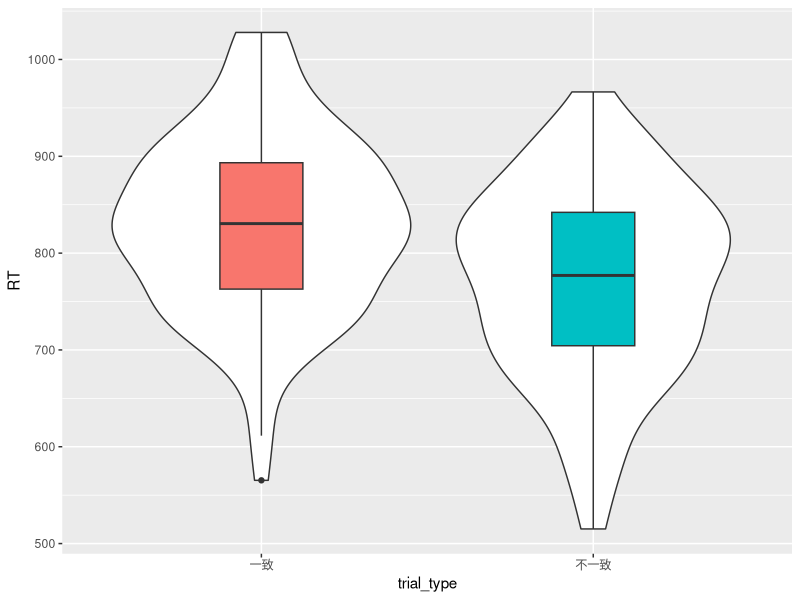
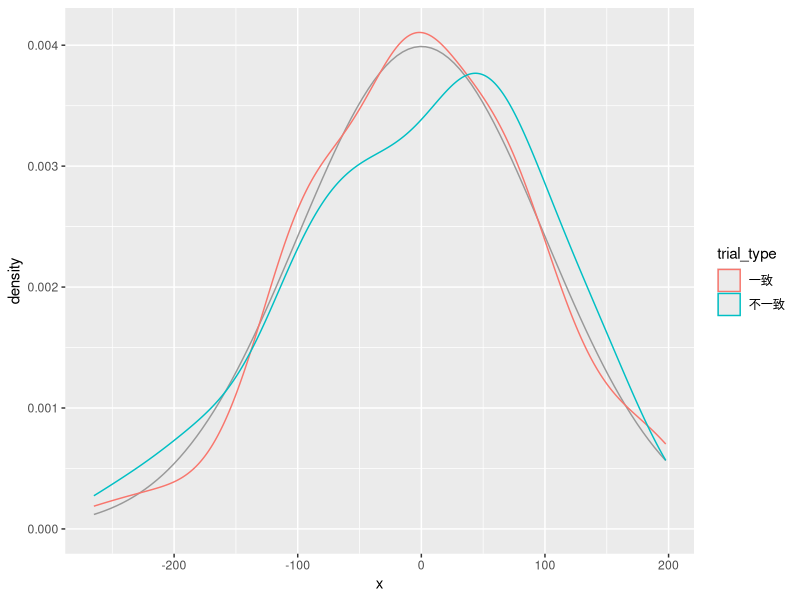
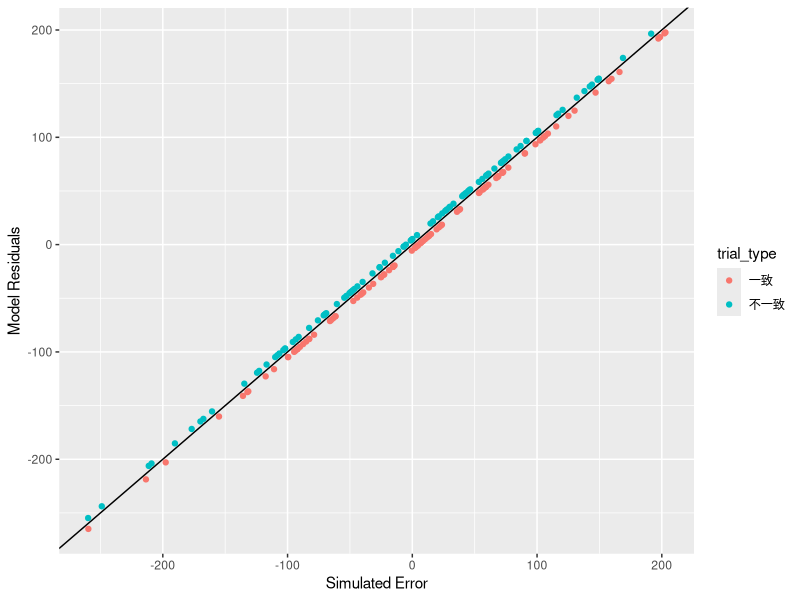
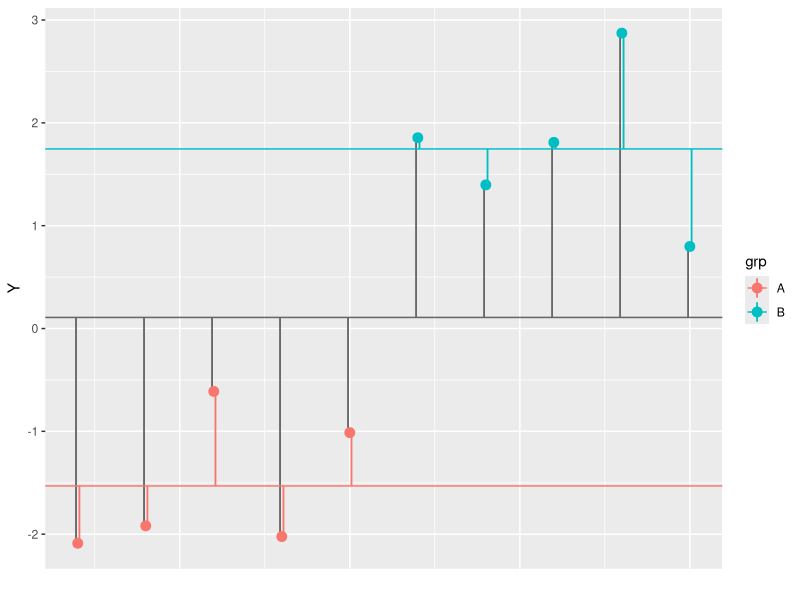

These figures' R source, in order:
## ---- chunk 1
# libraries needed for these examples
library(tidyverse)
library(dplyr)
set.seed(8675309) # makes sure random numbers are reproducible
## ---- chunk 2
n_per_grp <- 100
mu <- 800 # average RT
effect <- 50 # average difference between congruent and incongruent trials
error_sd <- 100 # standard deviation of the error term 
trial_types <- c("一致" = 0.5, "不一致" = -0.5) # effect code  獨變項/線性模型因子，向量數值是層次
## ---- chunk 3
dat <- data.frame(
  trial_type = rep(names(trial_types), each = n_per_grp) ## 注意重覆的數值是characters
) %>%
  mutate(
    trial_type.e = recode(trial_type, !!!trial_types),  ## 見以下說明
    error = rnorm(nrow(.), 0, error_sd),
    RT = mu + effect*trial_type.e + error
  )

glimpse(dat)
## ---- chunk 4
ggplot(dat, aes(trial_type, RT)) + ## 繪圖成分未包括'error'
  geom_violin() +
  geom_boxplot(aes(fill = trial_type), 
               width = 0.25, show.legend = FALSE)
## ---- chunk 5
my_lm <- lm(RT ~ trial_type.e, data = dat) 

summary(my_lm)
## ---- chunk 6
res <- residuals(my_lm)

ggplot(dat) + 
  stat_function(aes(0), color = "grey60",
                fun = dnorm, n = 101,
                args = list(mean = 0, sd = error_sd)) +
  geom_density(aes(res, color = trial_type))
  
## ---- chunk 7
ggplot(dat) +
  geom_abline(slope = 1) +
  geom_point(aes(error, res,color = trial_type)) +
  ylab("Model Residuals") +
  xlab("Simulated Error")
## ---- chunk 8
int_est <- my_lm$coefficients[["(Intercept)"]]
tt_est  <- my_lm$coefficients[["trial_type.e"]]
tt_code <- trial_types[["一致"]]
int_est
tt_est
tt_code

new_congruent_RT <- int_est + tt_est * tt_code

new_congruent_RT
## ---- chunk 9
predict(my_lm, newdata = tibble(trial_type.e = 0.5))  ## 模擬資料的總平均
## ---- chunk 10
## 設定新的效果編碼 方法1

dat <- dat %>% mutate(
  trial_type.sum = recode(trial_type, "一致" = +1, "不一致" = -1),
  trial_type.tr = recode(trial_type, "一致" = 1, "不一致" = 0)
)
## ---- chunk 11

## 設定新的效果編碼  方法2
tt_sum <- c("一致"   = +1,  
            "不一致" = -1)
tt_tr <- c("一致"   = 1, 
           "不一致" = 0)

dat <- dat %>% mutate(
  trial_type.sum = recode(trial_type, !!!tt_sum),
  trial_type.tr = recode(trial_type, !!!tt_tr)
)
## ---- chunk 12
lm(RT ~ trial_type.e, data = dat)$coefficients ## 運用原始效果編碼預測模擬資料的總平均與實驗效果
## ---- chunk 13
lm(RT ~ trial_type.sum, data = dat)$coefficients ## 運用"tt_sum"編碼預測模擬資料的總平均與實驗效果
## ---- chunk 14
lm(RT ~ trial_type.tr, data = dat)$coefficients ## 運用"tt_tr"編碼預測模擬資料的總平均與實驗效果
## ---- chunk 15
t.test(RT ~ trial_type.e, data = dat, var.equal = TRUE)
## ---- chunk 16
my_aov <- aov(RT ~ trial_type.e, data = dat)

summary(my_aov, intercept = TRUE)
## ---- chunk 17
f <- broom::tidy(my_aov)$statistic[1]
sqrt(f)
## ---- chunk 18
two_sample <- function(n = 10, m1 = 0, m2 = 0, sd1 = 1, sd2 = 1) {
  s1 <- rnorm(n, m1, sd1)
  s2 <- rnorm(n, m2, sd2)
  
  data.frame(
    Y = c(s1, s2),
    grp = rep(c("A", "B"), each = n)
  )
}
## ---- chunk 19
dat <- two_sample(5, -2, +2, 1, 1)  ## 兩組平均值異預期是0
dat
## ---- chunk 20
group_by(dat, grp) %>% 
  mutate(Ymean = mean(Y)) %>%
  ungroup() %>%
  mutate(i = row_number()) %>%
  ggplot(aes(i, Y, color = grp)) +
    geom_hline(yintercept = mean(dat$Y), color = "grey40") +
    geom_linerange(aes(x = i-0.025, ymin = Y, ymax = mean(dat$Y)), color = "grey40") +
    geom_linerange(aes(x = i-0.025, ymin = mean(dat$Y), ymax = Y), color = "grey40") +
    geom_hline(aes(yintercept = Ymean, color = grp)) +
    geom_linerange(aes(x = i+0.025, ymin = Y, ymax = Ymean, group = i, color = grp)) +
    geom_linerange(aes(x = i+0.025, ymin = Ymean, ymax = Y, group = i, color = grp)) +
    geom_point(size = 3) +
    theme(axis.text.x = element_blank(),
          axis.ticks.x = element_blank()) +
  xlab("")
  
## ---- chunk 21
aov(Y ~ grp, data = dat) %>% summary(intercept = TRUE) ## 傳統統計書的ANOVA表不會顯示截距項目 
## ---- chunk 22
decomp <- dat %>% 
  select(Y, grp) %>%
  mutate(mu = mean(Y)) %>%     # calculate mu_hat
  group_by(grp) %>%
  mutate(a = mean(Y) - mu) %>% # calculate a_hat for each grp
  ungroup() %>%
  mutate(err = Y - mu - a)     # calculate residual error
## ---- chunk 23
SS <- decomp %>%
  summarise(SS_Y = sum(Y^2),    ## 觀察值平方和
            mu = sum(mu*mu),    ## 總平均(截距)平方和
            a = sum(a*a),       ## 分組離均差平方和
            err = sum(err*err)) ## 殘差平方和
## ---- chunk 24
SS_Y <- sum(decomp$Y^2)
all.equal(SS_Y, SS$mu + SS$a + SS$err)  ## 觀察值平方和 vs. 三種平方和的總和
## ---- chunk 25
K <- n_distinct(dat$grp)          # 資料組數
N <- nrow(dat)                    # 觀察值總樣本數
df <- c(mu = 1, a = K - 1, err = N - K)  # 自由度
MS <- SS / df                     # 離均差平方和平均；變異數期望值
## ---- chunk 26
F_mu <- MS$mu / MS$err          # 截距F值
F_a  <- MS$a  / MS$err          # 主要效果F值
p_mu <- pf(F_mu, df1 = df['mu'], df2 = df['err'], lower.tail = FALSE)                        # 截距p值
p_a  <- pf(F_a,  df1 = df['a'],  df2 = df['err'], lower.tail = FALSE)                        # 主要效果p值
## ---- chunk 27
## 自行排版的ANOVA表
my_calcs <- data.frame(
  term = c("Intercept", "grp", "Residuals"),
  Df = df,
  SS = c(SS$mu, SS$a, SS$err),
  MS = c(MS$mu, MS$a, MS$err),
  F = c(F_mu, F_a, NA),
  p = c(p_mu, p_a, NA)
)
## ---- chunk 28
aov(Y ~ grp, data = dat) %>% summary(intercept = TRUE) 
